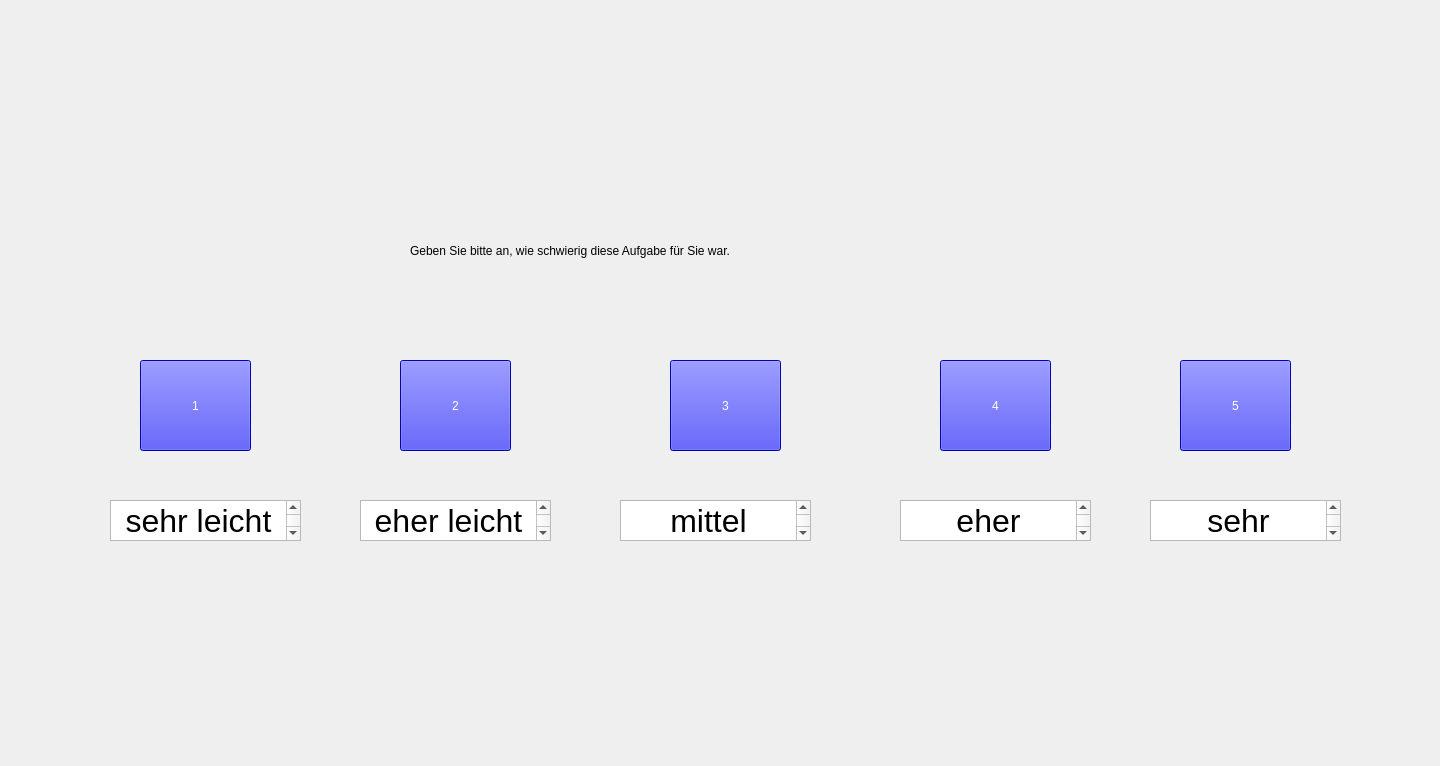
<?xml version="1.0" encoding="UTF-8"?>
<ui version="4.0">
 <class>Form</class>
 <widget class="QWidget" name="Form">
  <property name="geometry">
   <rect>
    <x>0</x>
    <y>0</y>
    <width>1440</width>
    <height>766</height>
   </rect>
  </property>
  <property name="windowTitle">
   <string>Form</string>
  </property>
  <widget class="QLabel" name="label">
   <property name="geometry">
    <rect>
     <x>410</x>
     <y>200</y>
     <width>621</width>
     <height>101</height>
    </rect>
   </property>
   <property name="styleSheet">
    <string notr="true">font: 24pt &quot;.AppleSystemUIFont&quot;;
</string>
   </property>
   <property name="text">
    <string>Geben Sie bitte an, wie schwierig diese Aufgabe für Sie war.</string>
   </property>
  </widget>
  <widget class="QPushButton" name="pushButton">
   <property name="geometry">
    <rect>
     <x>140</x>
     <y>360</y>
     <width>111</width>
     <height>91</height>
    </rect>
   </property>
   <property name="styleSheet">
    <string notr="true">font: 36pt &quot;.AppleSystemUIFont&quot;; background-color:blue;color:white;</string>
   </property>
   <property name="text">
    <string>1</string>
   </property>
  </widget>
  <widget class="QPushButton" name="pushButton_2">
   <property name="geometry">
    <rect>
     <x>400</x>
     <y>360</y>
     <width>111</width>
     <height>91</height>
    </rect>
   </property>
   <property name="styleSheet">
    <string notr="true">font: 36pt &quot;.AppleSystemUIFont&quot;; background-color:blue;color:white;</string>
   </property>
   <property name="text">
    <string>2</string>
   </property>
  </widget>
  <widget class="QPushButton" name="pushButton_4">
   <property name="geometry">
    <rect>
     <x>940</x>
     <y>360</y>
     <width>111</width>
     <height>91</height>
    </rect>
   </property>
   <property name="styleSheet">
    <string notr="true">font: 36pt &quot;.AppleSystemUIFont&quot;; background-color:blue;color:white;</string>
   </property>
   <property name="text">
    <string>4</string>
   </property>
  </widget>
  <widget class="QPushButton" name="pushButton_3">
   <property name="geometry">
    <rect>
     <x>670</x>
     <y>360</y>
     <width>111</width>
     <height>91</height>
    </rect>
   </property>
   <property name="styleSheet">
    <string notr="true">font: 36pt &quot;.AppleSystemUIFont&quot;; background-color:blue;color:white;</string>
   </property>
   <property name="text">
    <string>3</string>
   </property>
  </widget>
  <widget class="QPushButton" name="pushButton_5">
   <property name="geometry">
    <rect>
     <x>1180</x>
     <y>360</y>
     <width>111</width>
     <height>91</height>
    </rect>
   </property>
   <property name="styleSheet">
    <string notr="true">font: 36pt &quot;.AppleSystemUIFont&quot;; background-color:blue;color:white;</string>
   </property>
   <property name="text">
    <string>5</string>
   </property>
  </widget>
  <widget class="QTextBrowser" name="textBrowser_2">
   <property name="geometry">
    <rect>
     <x>110</x>
     <y>500</y>
     <width>191</width>
     <height>41</height>
    </rect>
   </property>
   <property name="html">
    <string>&lt;!DOCTYPE HTML PUBLIC &quot;-//W3C//DTD HTML 4.0//EN&quot; &quot;http://www.w3.org/TR/REC-html40/strict.dtd&quot;&gt;
&lt;html&gt;&lt;head&gt;&lt;meta name=&quot;qrichtext&quot; content=&quot;1&quot; /&gt;&lt;style type=&quot;text/css&quot;&gt;
p, li { white-space: pre-wrap; }
&lt;/style&gt;&lt;/head&gt;&lt;body style=&quot; font-family:'.AppleSystemUIFont'; font-size:13pt; font-weight:400; font-style:normal;&quot;&gt;
&lt;p align=&quot;center&quot; style=&quot; margin-top:0px; margin-bottom:0px; margin-left:0px; margin-right:0px; -qt-block-indent:0; text-indent:0px;&quot;&gt;&lt;span style=&quot; font-size:24pt;&quot;&gt;sehr leicht&lt;/span&gt;&lt;/p&gt;
&lt;p align=&quot;center&quot; style=&quot;-qt-paragraph-type:empty; margin-top:0px; margin-bottom:0px; margin-left:0px; margin-right:0px; -qt-block-indent:0; text-indent:0px; font-size:24pt;&quot;&gt;&lt;br /&gt;&lt;/p&gt;&lt;/body&gt;&lt;/html&gt;</string>
   </property>
  </widget>
  <widget class="QTextBrowser" name="textBrowser_6">
   <property name="geometry">
    <rect>
     <x>360</x>
     <y>500</y>
     <width>191</width>
     <height>41</height>
    </rect>
   </property>
   <property name="html">
    <string>&lt;!DOCTYPE HTML PUBLIC &quot;-//W3C//DTD HTML 4.0//EN&quot; &quot;http://www.w3.org/TR/REC-html40/strict.dtd&quot;&gt;
&lt;html&gt;&lt;head&gt;&lt;meta name=&quot;qrichtext&quot; content=&quot;1&quot; /&gt;&lt;style type=&quot;text/css&quot;&gt;
p, li { white-space: pre-wrap; }
&lt;/style&gt;&lt;/head&gt;&lt;body style=&quot; font-family:'.AppleSystemUIFont'; font-size:13pt; font-weight:400; font-style:normal;&quot;&gt;
&lt;p align=&quot;center&quot; style=&quot; margin-top:0px; margin-bottom:0px; margin-left:0px; margin-right:0px; -qt-block-indent:0; text-indent:0px;&quot;&gt;&lt;span style=&quot; font-size:24pt;&quot;&gt;eher leicht&lt;/span&gt;&lt;/p&gt;
&lt;p align=&quot;center&quot; style=&quot;-qt-paragraph-type:empty; margin-top:0px; margin-bottom:0px; margin-left:0px; margin-right:0px; -qt-block-indent:0; text-indent:0px; font-size:24pt;&quot;&gt;&lt;br /&gt;&lt;/p&gt;&lt;/body&gt;&lt;/html&gt;</string>
   </property>
  </widget>
  <widget class="QTextBrowser" name="textBrowser_7">
   <property name="geometry">
    <rect>
     <x>620</x>
     <y>500</y>
     <width>191</width>
     <height>41</height>
    </rect>
   </property>
   <property name="html">
    <string>&lt;!DOCTYPE HTML PUBLIC &quot;-//W3C//DTD HTML 4.0//EN&quot; &quot;http://www.w3.org/TR/REC-html40/strict.dtd&quot;&gt;
&lt;html&gt;&lt;head&gt;&lt;meta name=&quot;qrichtext&quot; content=&quot;1&quot; /&gt;&lt;style type=&quot;text/css&quot;&gt;
p, li { white-space: pre-wrap; }
&lt;/style&gt;&lt;/head&gt;&lt;body style=&quot; font-family:'.AppleSystemUIFont'; font-size:13pt; font-weight:400; font-style:normal;&quot;&gt;
&lt;p align=&quot;center&quot; style=&quot; margin-top:0px; margin-bottom:0px; margin-left:0px; margin-right:0px; -qt-block-indent:0; text-indent:0px;&quot;&gt;&lt;span style=&quot; font-size:24pt;&quot;&gt;mittel schwierig&lt;/span&gt;&lt;/p&gt;
&lt;p align=&quot;center&quot; style=&quot;-qt-paragraph-type:empty; margin-top:0px; margin-bottom:0px; margin-left:0px; margin-right:0px; -qt-block-indent:0; text-indent:0px; font-size:24pt;&quot;&gt;&lt;br /&gt;&lt;/p&gt;&lt;/body&gt;&lt;/html&gt;</string>
   </property>
  </widget>
  <widget class="QTextBrowser" name="textBrowser_8">
   <property name="geometry">
    <rect>
     <x>900</x>
     <y>500</y>
     <width>191</width>
     <height>41</height>
    </rect>
   </property>
   <property name="html">
    <string>&lt;!DOCTYPE HTML PUBLIC &quot;-//W3C//DTD HTML 4.0//EN&quot; &quot;http://www.w3.org/TR/REC-html40/strict.dtd&quot;&gt;
&lt;html&gt;&lt;head&gt;&lt;meta name=&quot;qrichtext&quot; content=&quot;1&quot; /&gt;&lt;style type=&quot;text/css&quot;&gt;
p, li { white-space: pre-wrap; }
&lt;/style&gt;&lt;/head&gt;&lt;body style=&quot; font-family:'.AppleSystemUIFont'; font-size:13pt; font-weight:400; font-style:normal;&quot;&gt;
&lt;p align=&quot;center&quot; style=&quot; margin-top:0px; margin-bottom:0px; margin-left:0px; margin-right:0px; -qt-block-indent:0; text-indent:0px;&quot;&gt;&lt;span style=&quot; font-size:24pt;&quot;&gt;eher schwierig&lt;/span&gt;&lt;/p&gt;
&lt;p align=&quot;center&quot; style=&quot;-qt-paragraph-type:empty; margin-top:0px; margin-bottom:0px; margin-left:0px; margin-right:0px; -qt-block-indent:0; text-indent:0px; font-size:24pt;&quot;&gt;&lt;br /&gt;&lt;/p&gt;&lt;/body&gt;&lt;/html&gt;</string>
   </property>
  </widget>
  <widget class="QTextBrowser" name="textBrowser_9">
   <property name="geometry">
    <rect>
     <x>1150</x>
     <y>500</y>
     <width>191</width>
     <height>41</height>
    </rect>
   </property>
   <property name="html">
    <string>&lt;!DOCTYPE HTML PUBLIC &quot;-//W3C//DTD HTML 4.0//EN&quot; &quot;http://www.w3.org/TR/REC-html40/strict.dtd&quot;&gt;
&lt;html&gt;&lt;head&gt;&lt;meta name=&quot;qrichtext&quot; content=&quot;1&quot; /&gt;&lt;style type=&quot;text/css&quot;&gt;
p, li { white-space: pre-wrap; }
&lt;/style&gt;&lt;/head&gt;&lt;body style=&quot; font-family:'.AppleSystemUIFont'; font-size:13pt; font-weight:400; font-style:normal;&quot;&gt;
&lt;p align=&quot;center&quot; style=&quot; margin-top:0px; margin-bottom:0px; margin-left:0px; margin-right:0px; -qt-block-indent:0; text-indent:0px;&quot;&gt;&lt;span style=&quot; font-size:24pt;&quot;&gt;sehr schwierig&lt;/span&gt;&lt;/p&gt;
&lt;p align=&quot;center&quot; style=&quot;-qt-paragraph-type:empty; margin-top:0px; margin-bottom:0px; margin-left:0px; margin-right:0px; -qt-block-indent:0; text-indent:0px; font-size:24pt;&quot;&gt;&lt;br /&gt;&lt;/p&gt;&lt;/body&gt;&lt;/html&gt;</string>
   </property>
  </widget>
 </widget>
 <resources/>
 <connections/>
</ui>
